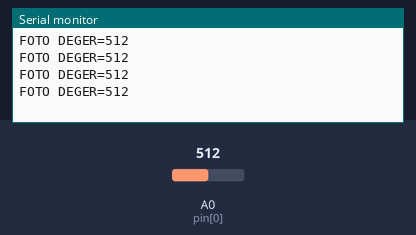
The sketch below on a simulated Arduino Uno, built with avr-gcc and run on an emulated ATmega328P. Parts: the last lines printed to the serial monitor. Inputs (shaded band) come from the test bench; at power-on: A0 (pin[0]) = 512.

Above: at 1.2 s.
1.3 s: A0 (pin[0]) set to 716
At 1.71 s:
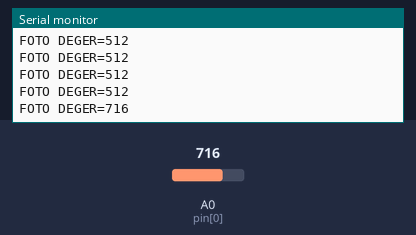
2.8 s: A0 (pin[0]) set to 900
At 2.91 s:
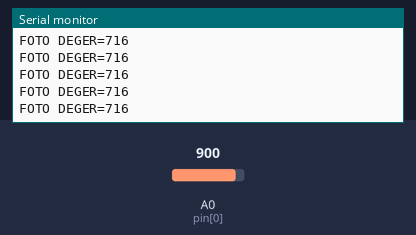
Timing chart, 0 to 5.8 s (numbered marks = the images above; inputs shaded):
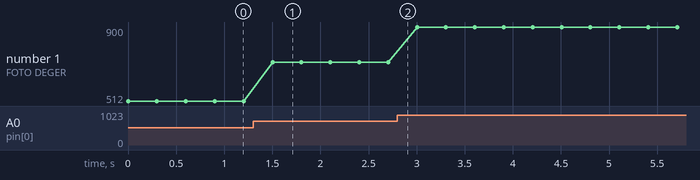

Measured:
- after the input at 1.3 s, the serial monitor: prints a new line after 0.20 s (image 1)
- plotted number 1: 512 → 716 after the input at 1.3 s, 716 → 900 after the input at 2.8 s

The sketch:

foto_sensor.ino
```cpp
int pin[]={A0};
struct sensor_deger {
  int sens_deger;

};
struct sensor_deger sens;
int sayac=0;
int dizi_limiti=1;
void setup()
{
  Serial.begin(9600);
  if(!Serial)
  {
    Serial.println("Seri haberlesme baslatilamadi");
  }
  else
  {
    for(int i=0; i<1; i++) pinMode(pin[i],INPUT);
  }

}

void loop()
{
  sens.sens_deger=sensor_okuma(pin[0]);
  if(!bool(0))
  {
    Serial.print("FOTO DEGER=");
    Serial.println(sens.sens_deger);
  }
  delay(300);
}

int sensor_okuma(int pin) {

  int giden,sens;
  if(!bool(0))
  {
    sens=analogRead(pin);
  }
  int toplam[]={sens};
  if(!bool(0))
  {
    giden=toplam[sayac];
    sayac++;
    if(sayac>=dizi_limiti) sayac=0;
  }
  return giden;
}
```
